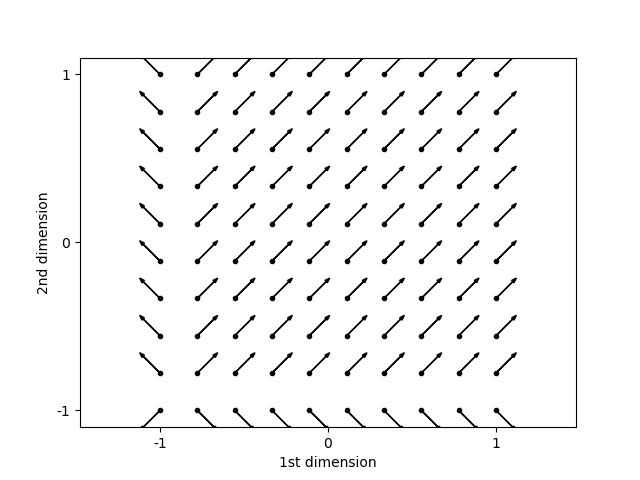

This figure's Python source:
import numpy as np
import matplotlib.pyplot as plt

def high_reward_expectation(position):
    return 1/(10*(np.abs(1-min(0.9,position))));

def low_reward_expectation(position):
    return 0.1/(10*(np.abs(-1-max(-0.9,position))));


if __name__ == "__main__":

    dim_linspaces = [np.linspace(-1,1,10,endpoint=True),np.linspace(-1,1,10,endpoint=True)]
    meshed_dim = np.meshgrid(*dim_linspaces)
    reshaped_meshed_dim = []
    for dim in meshed_dim:
        reshaped_meshed_dim.append(dim.ravel().reshape(-1,1))
    grid = np.hstack(reshaped_meshed_dim)

    Pi_values=[]
    for state in grid :
        pi_value = state.flatten().tolist()
        pi_value.extend([
            1 if high_reward_expectation(state[0]) > low_reward_expectation(state[0]) else -1,
            1 if high_reward_expectation(state[1]) > low_reward_expectation(state[1]) else -1
            ])
        Pi_values.append(pi_value)
    Pi_values = np.array(Pi_values)

    states = Pi_values[:,:2]
    pis = Pi_values[:,2:]

    fig, ax = plt.subplots(1)

    for pi,state in zip(pis,states):

        x_pos , y_pos = state[0],state[1]
        x_pi , y_pi = pi[0]*0.1,pi[1]*0.1

        plt.plot(x_pos, y_pos, '.', color="black")
        plt.arrow(x_pos, y_pos, x_pi, y_pi, color="black", width=0.001, head_width=0.02)

    plt.xlabel('1st dimension')
    plt.ylabel('2nd dimension')
    plt.xticks([-1,0,1], [-1,0,1])
    plt.yticks([-1,0,1], [-1,0,1])

    plt.show()
    fig.savefig("theoretical_arrow.png")

